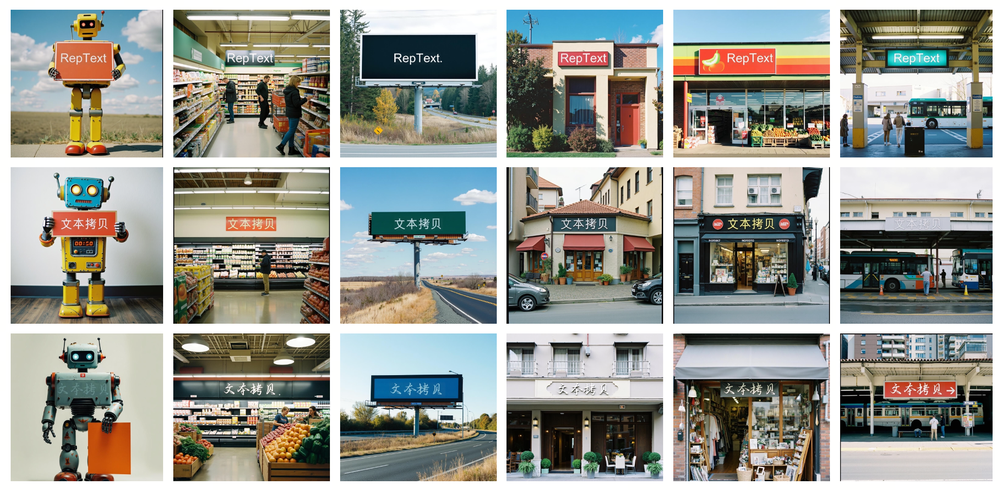
#> input picture RepText/assets/example1.png, 1000 x 490 px, shrunk from 2158 x 1058 before the run
$ python -i masking_utils.py   (imports and definitions only)
#> lines starting #> are read from the running program, lines starting #| are printed output that depends on the picture; after the words box and inside, x2 and y2 are one past the last pixel; in counts of white or black regions, pixels touching at a corner belong together
"""
Masking utilities for Arabic RepText.

Provides contour-based masks (instead of rectangular bboxes) and per-line
bbox splitting for multi-line text. Tighter masks reduce hallucinated text
outside the intended text area.
"""

import numpy as np
import cv2
from PIL import Image, ImageDraw, ImageFont
from typing import List, Tuple, Optional


def create_contour_mask(
    glyph_image: np.ndarray,
    padding: int = 3,
    width: int = None,
    height: int = None
) -> np.ndarray:
    """
    Create a mask that tightly follows the actual text contours instead of
    using a rectangular bounding box.

    The mask is generated by:
    1. Converting the glyph image to grayscale and thresholding
    2. Finding contours of the text pixels
    3. Drawing filled contours
    4. Dilating by `padding` pixels to give small breathing room

    Args:
        glyph_image: RGB glyph image (white/colored text on black background)
                     as numpy array [H, W, 3]
        padding: Dilation padding in pixels (default: 3)
        width: Optional width override (uses glyph_image width if None)
        height: Optional height override (uses glyph_image height if None)

    Returns:
        Binary mask as numpy array [H, W] with values 0 or 255
    """
#> called with padding = 3
    if width is None:
        width = glyph_image.shape[1]
#> width = 1000
    if height is None:
        height = glyph_image.shape[0]
#> height = 490

    # Convert to grayscale and threshold to get text pixels
    if len(glyph_image.shape) == 3:
        gray = cv2.cvtColor(glyph_image, cv2.COLOR_RGB2GRAY)
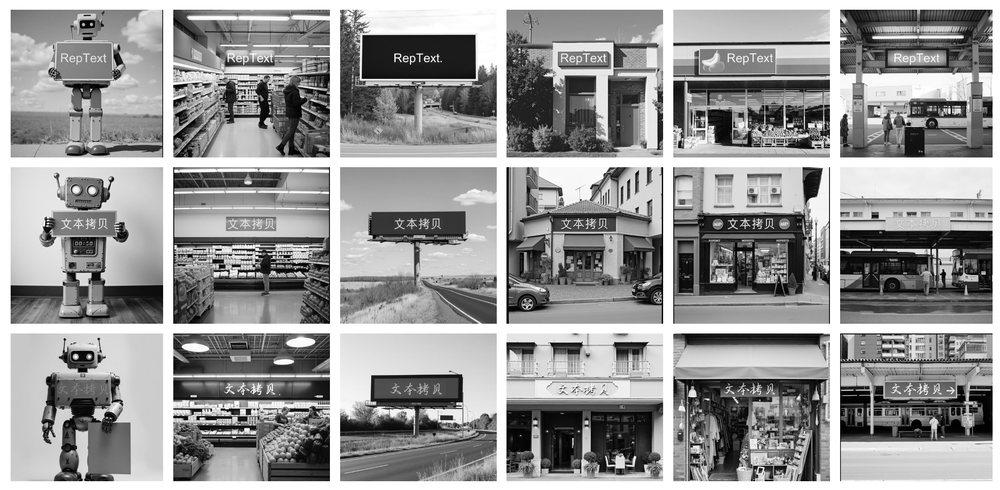
#> gray: shape (490, 1000); min 0, max 255, mean 150.3
    else:
        gray = glyph_image.copy()

    _, binary = cv2.threshold(gray, 10, 255, cv2.THRESH_BINARY)
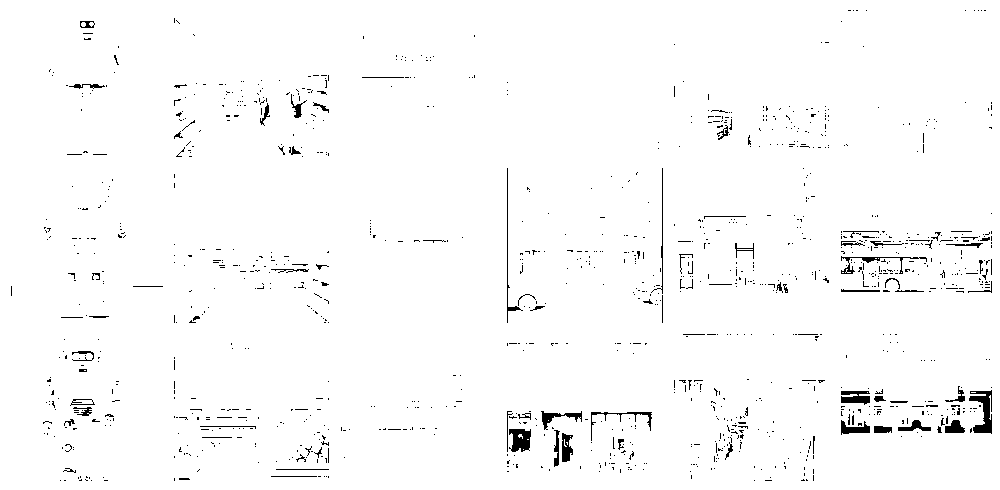
#> binary: shape (490, 1000); 98% white; 1183 black regions (1100 under 20 px), largest, box (x1, y1, x2, y2) and area: (969, 390, 992, 434) 515, (509, 429, 531, 452) 378, (841, 391, 870, 405) 292

    # Find contours of text pixels
    contours, _ = cv2.findContours(binary, cv2.RETR_EXTERNAL, cv2.CHAIN_APPROX_SIMPLE)
#> contours = [[[0, 0], [0, 489], [999, 489], [999, 0]]]

    # Draw filled contours onto mask
    mask = np.zeros((height, width), dtype=np.uint8)
    if contours:
        cv2.drawContours(mask, contours, -1, 255, thickness=cv2.FILLED)
#> mask: shape (490, 1000); every value is 255

    # Dilate to add padding around the text contours
    if padding > 0:
        kernel = np.ones((padding * 2 + 1, padding * 2 + 1), np.uint8)
        mask = cv2.dilate(mask, kernel, iterations=1)

    return mask


# [153 lines left out: functions create_contour_position, create_bbox_mask, create_per_line_masks, create_mask, not called in this run]

>>> import cv2
>>> picture = cv2.cvtColor(cv2.imread('assets/example1.png'), cv2.COLOR_BGR2RGB)
>>> result = create_contour_mask(picture)

$ run again, on RepText/assets/example3.png
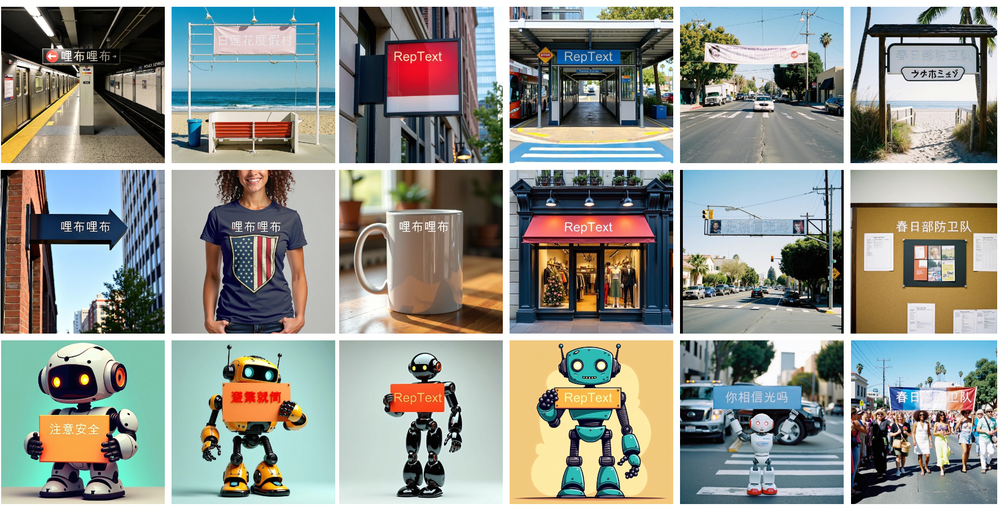
#> input picture RepText/assets/example3.png, 1000 x 508 px, shrunk from 1772 x 900 before the run
#> in create_contour_mask, `gray = cv2.cvtColor(glyph_image, cv2.COLOR_RGB2GRAY)`:
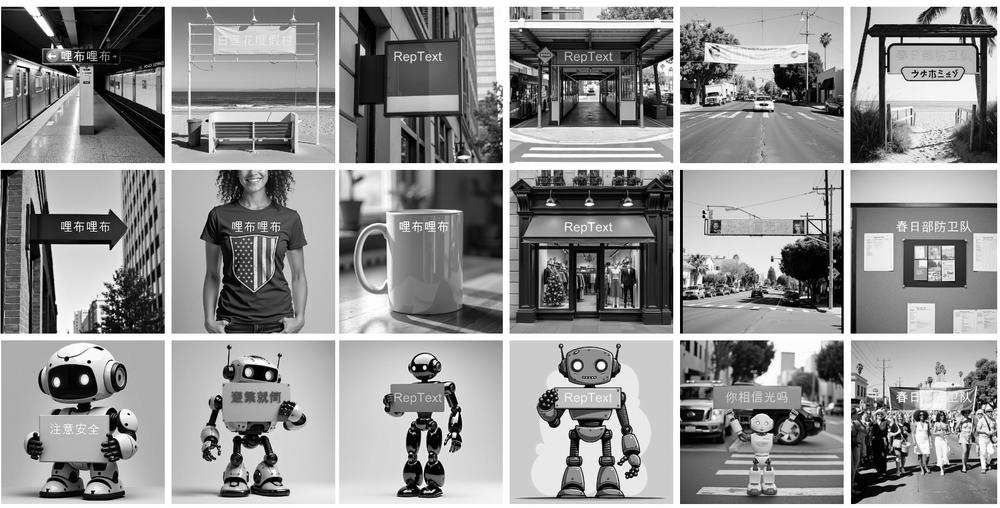
#> gray: shape (508, 1000); min 0, max 255, mean 144.9
#> in create_contour_mask, `_, binary = cv2.threshold(gray, 10, 255, cv2.THRESH_BINARY)`:
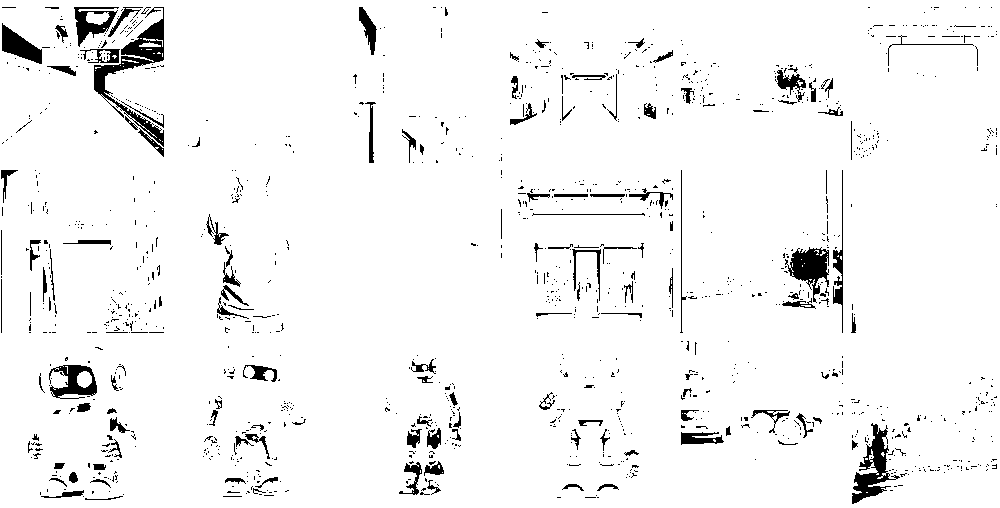
#> binary: shape (508, 1000); 95.6% white; 1299 black regions (1157 under 20 px), largest, box (x1, y1, x2, y2) and area: (94, 7, 164, 147) 2160, (852, 423, 900, 504) 1387, (785, 247, 829, 303) 1165
#> contours = [[[0, 0], [0, 507], [999, 507], [999, 0]]]
#> mask: shape (508, 1000); every value is 255

$ run again, on RepText/assets/example5.png
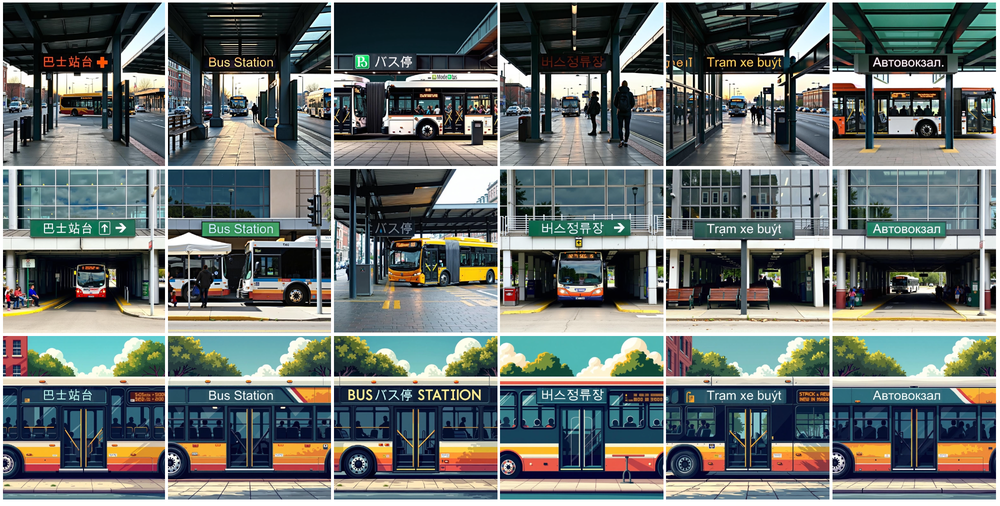
#> input picture RepText/assets/example5.png, 1000 x 506 px, shrunk from 2000 x 1012 before the run
#> in create_contour_mask, `gray = cv2.cvtColor(glyph_image, cv2.COLOR_RGB2GRAY)`:
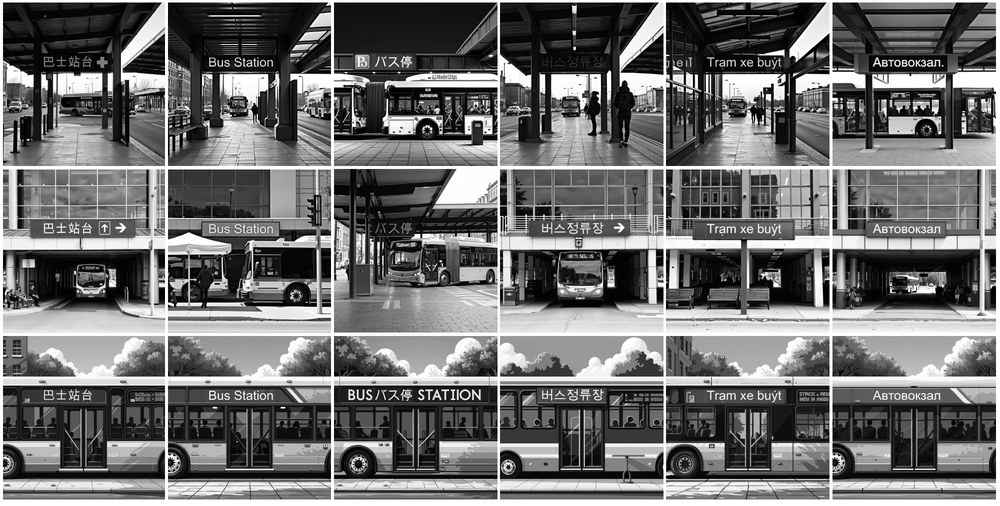
#> gray: shape (506, 1000); min 0, max 255, mean 110.9
#> in create_contour_mask, `_, binary = cv2.threshold(gray, 10, 255, cv2.THRESH_BINARY)`:
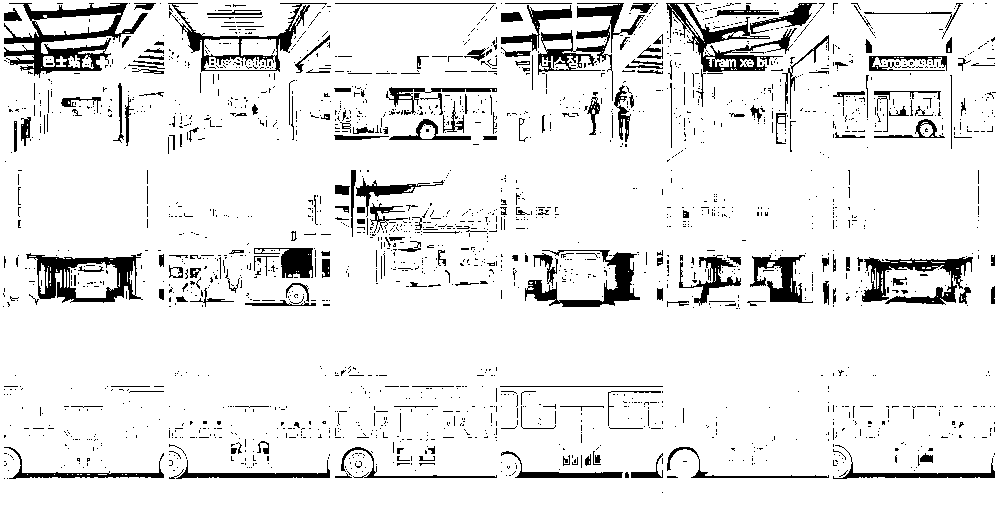
#> binary: shape (506, 1000); 90.9% white; 2121 black regions (1897 under 20 px), largest, box (x1, y1, x2, y2) and area: (4, 3, 148, 78) 3440, (26, 253, 143, 303) 2283, (666, 3, 797, 72) 2241
#> contours = [[[0, 0], [0, 505], [999, 505], [999, 0]]]
#> mask: shape (506, 1000); every value is 255
